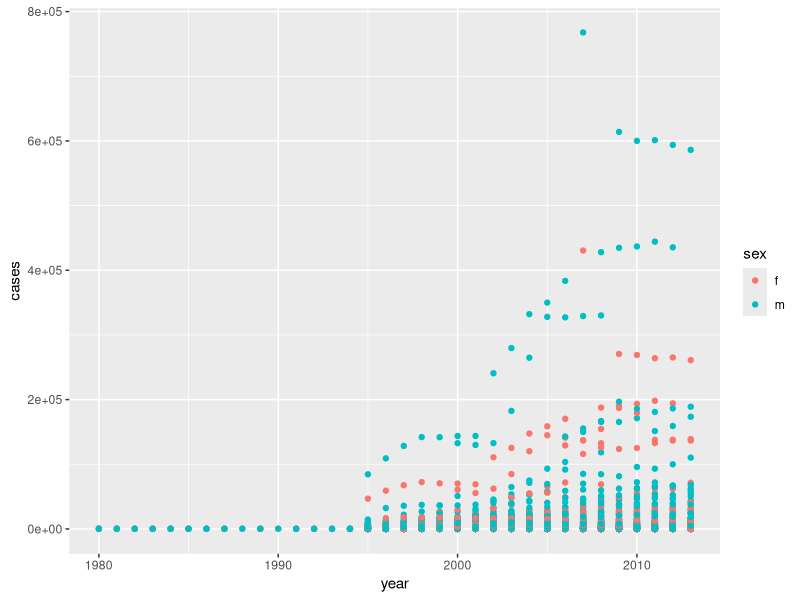

This chart was generated by the following R code:
## ---- chunk 1
# load in required package
library(tidyverse)
## ---- chunk 2
# import the dataset

who <- who %>% gather(code, value, new_sp_m014:newrel_f65, na.rm = TRUE) %>% 
  mutate(code = stringr::str_replace(code, "newrel", "new_rel")) %>%
  separate(code, c("new", "var", "sexage"))

# check to see if `iso2` and `iso3` are redundant
who %>% select(country, iso2,iso3) %>% distinct() %>% group_by(country) %>% filter(n() > 1)
## ---- chunk 3
who <- who %>% select(-iso2,-iso3,-new) %>% separate(sexage,c('sex','age'),sep=1)

who %>% group_by(country,year,sex) %>% summarize(cases=sum(value)) %>% ggplot(aes(x=year,y=cases,group=country,colour=sex)) + geom_point()
